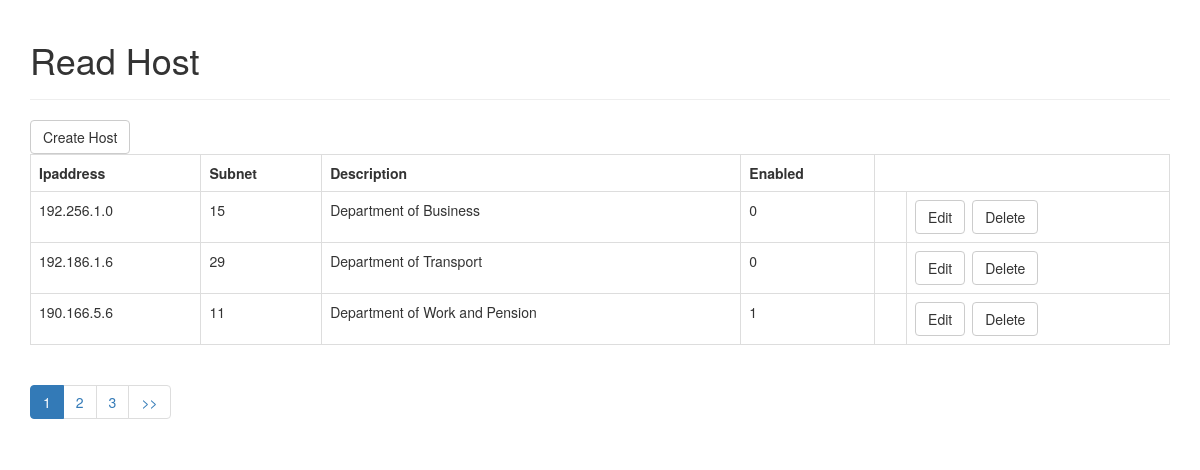
The page / on the database its author committed.
### tables this page shows
CREATE TABLE IF NOT EXISTS `hostmachine` (
`hostId` int(11) NOT NULL,
  `ipaddress` varchar(16) NOT NULL,
  `subnet` smallint(2) NOT NULL,
  `description` text NOT NULL,
  `created_at` timestamp NOT NULL DEFAULT CURRENT_TIMESTAMP ON UPDATE CURRENT_TIMESTAMP,
  `updated_at` timestamp NOT NULL DEFAULT CURRENT_TIMESTAMP ON UPDATE CURRENT_TIMESTAMP,
  `enabled` tinyint(1) unsigned NOT NULL DEFAULT '0'
);

### objects/hostmachine.php (called while the page is built, shortened)
<?php
class Hostmachine{
    private $conn;
    private $table_name = "hostmachine";
    public function __construct($db){
        $this->conn = $db;
    }
	public function countAll(){
		$query = "SELECT hostId FROM " . $this->table_name . "";
		$stmt = $this->conn->prepare( $query );
		$stmt->execute();
		$num = $stmt->rowCount();
		return $num;
	}
	public function readAll($page, $from_record_num, $records_per_page){
		$query = "SELECT
                hostId, ipaddress, subnet, description, enabled
            FROM
                " . $this->table_name . "
            LIMIT
                {$from_record_num}, {$records_per_page}";
		$stmt = $this->conn->prepare( $query );
		$stmt->execute();
		return $stmt;
	}
}
?>

### index.php (the view, shortened to what this page needs)
<?php
$page_title="Read Host";
include_once "header.php";
?>
<?php
echo "<div class='middle-button-margin'>";
echo "<a href='create_host.php' class='btn btn-default pull-middle'>Create Host</a>";
echo "</div>";
$page = isset($_GET['page']) ? $_GET['page'] : 1;
$records_per_page = 3;
$from_record_num = ($records_per_page * $page) - $records_per_page;
include_once 'objects/hostmachine.php';
$database = new Database();
$db = $database->getConnection();
$hostmachine = new Hostmachine($db);
$stmt = $hostmachine->readAll($page, $from_record_num, $records_per_page);
$num = $stmt->rowCount();
	if($num>0){
		echo "<table class='table table-hover table-responsive table-bordered'>";
			echo "<tr>";
				echo "<th>Ipaddress</th>";
				echo "<th>Subnet</th>";
				echo "<th>Description</th>";
				echo "<th>Enabled</th>";
			echo "</tr>";
			while ($row = $stmt->fetch(PDO::FETCH_ASSOC)){
				extract($row);
				echo "<tr>";
					echo "<td>{$ipaddress}</td>";
					echo "<td>{$subnet}</td>";
					echo "<td>{$description}</td>";
					echo "<td>{$enabled}</td>";
					echo "<td>";
						echo "<td>";
						echo "<a href='update_host.php?hostId={$hostId}' class='btn btn-default left-margin'>Edit</a>";
						echo "<a delete-id='{$hostId}' class='btn btn-default delete-object'>Delete</a>";
					echo "</td>";
					echo "</td>";
				echo "</tr>";
			}
		echo "</table>";
	}
else{
    echo "<div>No hosts found.</div>";
}
include_once 'pagination.php';
?>
<?php
include_once "footer.php";
?>

### header.php (shortened to what this page needs)
<!DOCTYPE html>
<html lang="en">
<head>
    <link rel="stylesheet" href="//netdna.bootstrapcdn.com/bootstrap/3.1.1/css/bootstrap.min.css">
</head>
<body>
    <div class="container">
        <?php
        echo "<div class='page-header'>";
            echo "<h1>{$page_title}</h1>";
        echo "</div>";
        ?>

### pagination.php (shortened to what this page needs)
<?php
$page_dom = "index.php";
echo "<ul class=\"pagination\">";
$total_rows = $hostmachine->countAll();
$total_pages = ceil($total_rows / $records_per_page);
$range = 2;
$initial_num = $page - $range;
$condition_limit_num = ($page + $range)  + 1;
for ($x=$initial_num; $x<$condition_limit_num; $x++) {
    if (($x > 0) && ($x <= $total_pages)) {
        if ($x == $page) {
            echo "<li class='active'><a href=\"#\">$x <span class=\"sr-only\">(current)</span></a></li>";
        }
        else {
            echo "<li><a href='{$page_dom}?page=$x'>$x</a></li>";
        }
    }
}
if($page<$total_pages){
    echo "<li><a href='" .$page_dom . "?page={$total_pages}' title='Last page is {$total_pages}.'>";
        echo ">>";
    echo "</a></li>";
}
echo "</ul>";
?>

### footer.php
    </div>
</body>
</html>

### header.php (style rules this page uses)
.left-margin { margin:0 .5em 0 0; }

### rows shown on the page
hostmachine: ipaddress "192.256.1.0", subnet "15", description "Department of Business", enabled "0"
hostmachine: ipaddress "192.186.1.6", subnet "29", description "Department of Transport", enabled "0"
hostmachine: ipaddress "190.166.5.6", subnet "11", description "Department of Work and Pension", enabled "1"

### other values the page prints
$page_title "Read Host"
